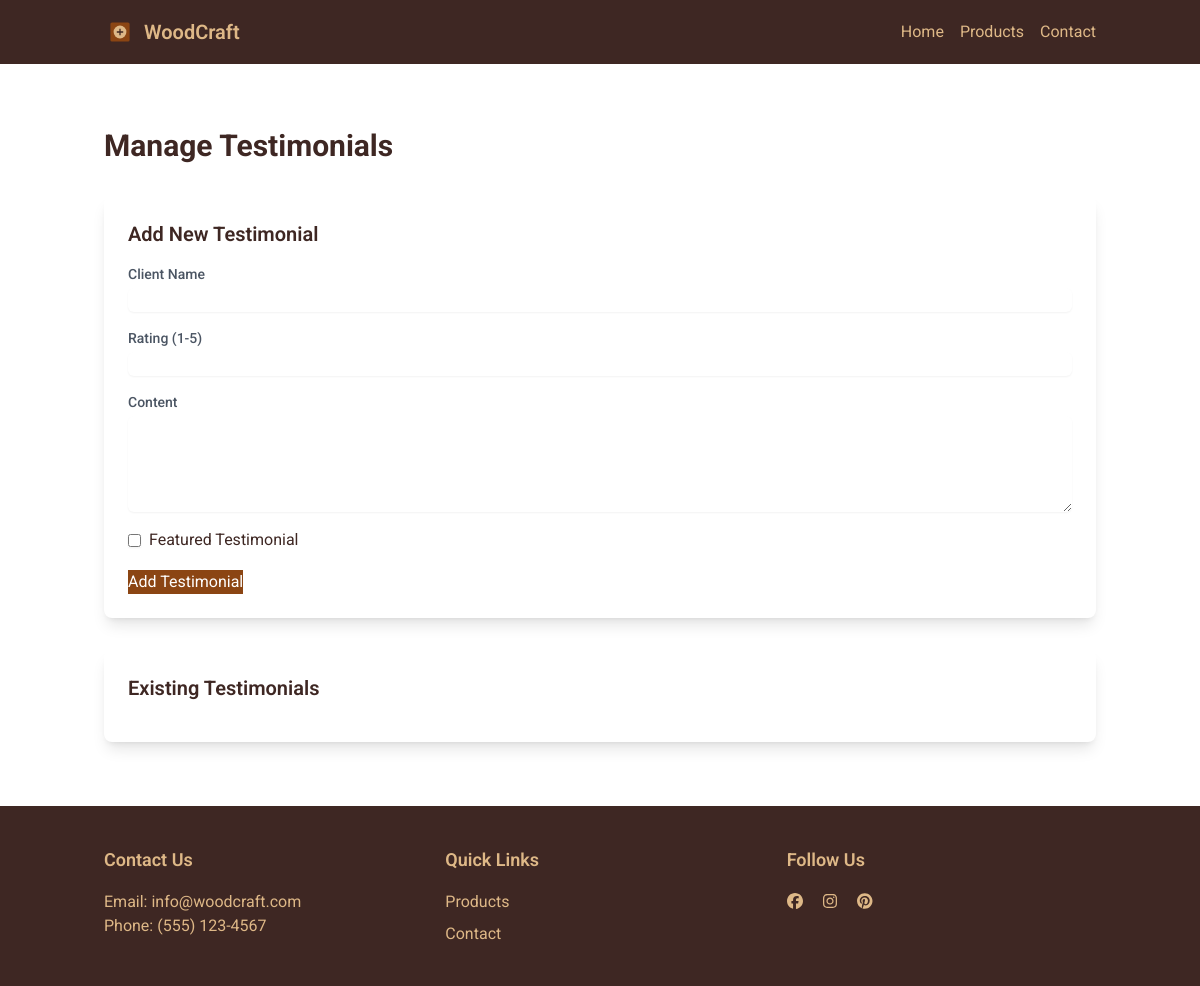
The page /admin/testimonials on the database as committed earlier.
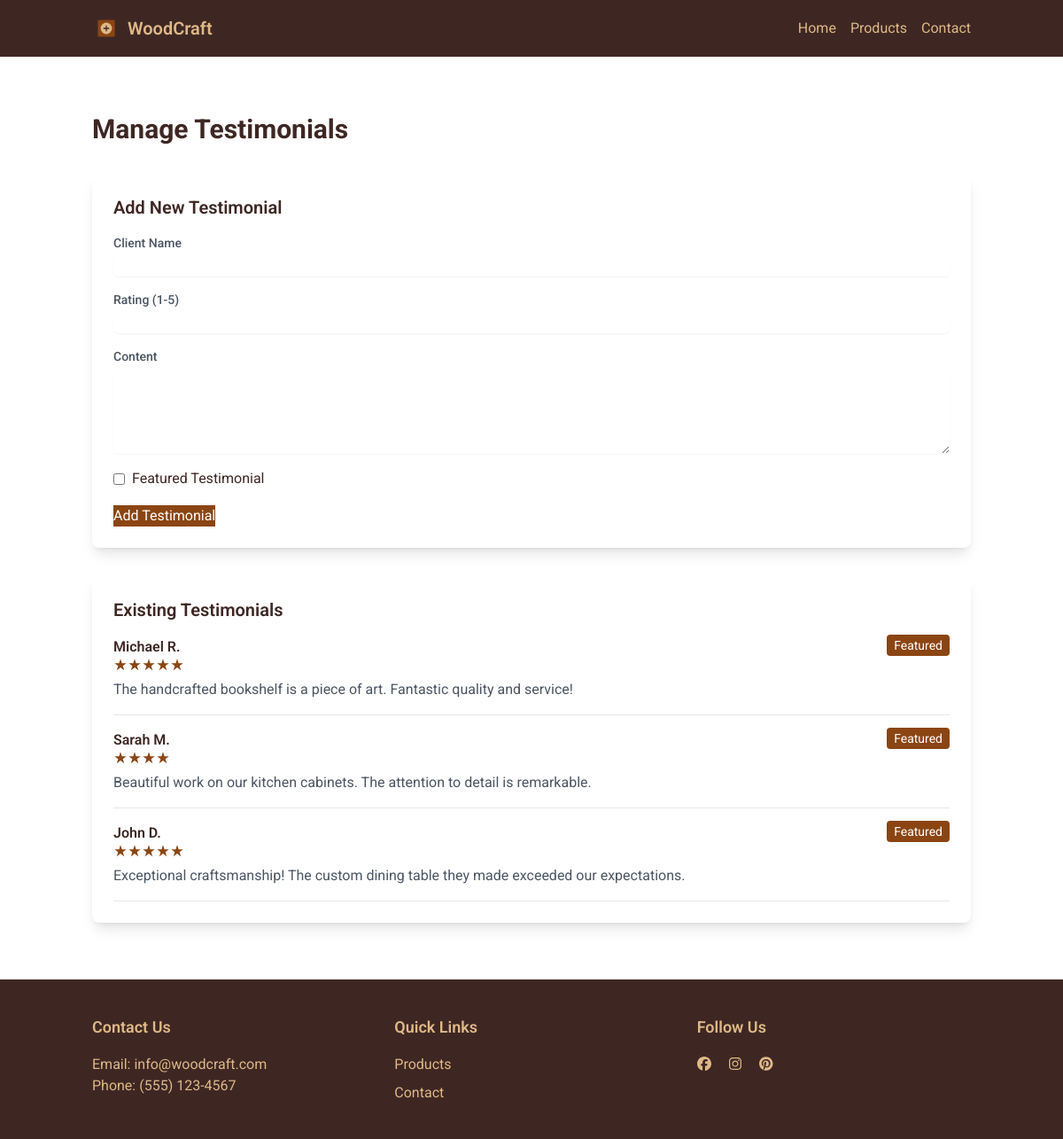
The same page on the database as committed later.
### models.py (models this page shows)
class Testimonial(db.Model):
    id = db.Column(db.Integer, primary_key=True)
    client_name = db.Column(db.String(100), nullable=False)
    rating = db.Column(db.Integer, nullable=False)
    content = db.Column(db.Text, nullable=False)
    is_featured = db.Column(db.Boolean, default=False)
    created_at = db.Column(db.DateTime, default=datetime.utcnow)

### routes.py (the view, shortened to what this page needs)
@app.route('/admin/testimonials', methods=['GET', 'POST'])
def manage_testimonials():
    testimonials = Testimonial.query.order_by(Testimonial.created_at.desc()).all()
    return render_template('admin/testimonials.html', testimonials=testimonials)

### routes.py (called while the page is built)
@app.context_processor
def utility_processor():
    def get_categories():
        return db.session.query(Product.category).distinct()
    return dict(get_categories=get_categories)

### templates/admin/testimonials.html
{% extends "base.html" %}
{% block content %}
<div class="container mx-auto px-4 py-16">
    <h2 class="text-3xl font-bold mb-8">Manage Testimonials</h2>
    <div class="bg-white rounded-lg shadow-lg p-6 mb-8">
        <h3 class="text-xl font-semibold mb-4">Add New Testimonial</h3>
        <form method="POST" class="space-y-4">
            <div>
                <label for="client_name" class="block text-sm font-medium text-gray-600">Client Name</label>
                <input type="text" id="client_name" name="client_name" required
                       class="mt-1 block w-full rounded-md border-gray-300 shadow-sm">
            </div>
            <div>
                <label for="rating" class="block text-sm font-medium text-gray-600">Rating (1-5)</label>
                <input type="number" id="rating" name="rating" min="1" max="5" required
                       class="mt-1 block w-full rounded-md border-gray-300 shadow-sm">
            </div>
            <div>
                <label for="content" class="block text-sm font-medium text-gray-600">Content</label>
                <textarea id="content" name="content" rows="4" required
                          class="mt-1 block w-full rounded-md border-gray-300 shadow-sm"></textarea>
            </div>
            <div>
                <label class="inline-flex items-center">
                    <input type="checkbox" name="is_featured" class="rounded border-gray-300 text-wood-brown shadow-sm">
                    <span class="ml-2">Featured Testimonial</span>
                </label>
            </div>
            <button type="submit" class="btn-wood">Add Testimonial</button>
        </form>
    </div>
    <div class="bg-white rounded-lg shadow-lg p-6">
        <h3 class="text-xl font-semibold mb-4">Existing Testimonials</h3>
        <div class="space-y-4">
            {% for testimonial in testimonials %}
            <div class="border-b border-gray-200 pb-4">
                <div class="flex justify-between items-start">
                    <div>
                        <h4 class="font-semibold">{{ testimonial.client_name }}</h4>
                        <div class="flex">
                            {% for _ in range(testimonial.rating) %}
                            <img src="/static/images/star.svg" alt="star" class="w-4 h-4">
                            {% endfor %}
                        </div>
                        <p class="text-gray-600 mt-2">{{ testimonial.content }}</p>
                    </div>
                    <div class="text-sm text-gray-500">
                        {% if testimonial.is_featured %}
                        <span class="bg-wood-brown text-white px-2 py-1 rounded">Featured</span>
                        {% endif %}
                    </div>
                </div>
            </div>
            {% endfor %}
        </div>
    </div>
</div>
{% endblock %}

Rows that differ between the two databases and show on the page:
added Testimonial: client_name "Michael R.", rating 5 (drawn), content "The handcrafted bookshelf is a piece of art. Fantastic quality and service!", is_featured "Featured"
added Testimonial: client_name "Sarah M.", rating 4 (drawn), content "Beautiful work on our kitchen cabinets. The attention to detail is remarkable.", is_featured "Featured"
added Testimonial: client_name "John D.", rating 5 (drawn), content "Exceptional craftsmanship! The custom dining table they made exceeded our expectations.", is_featured "Featured"
